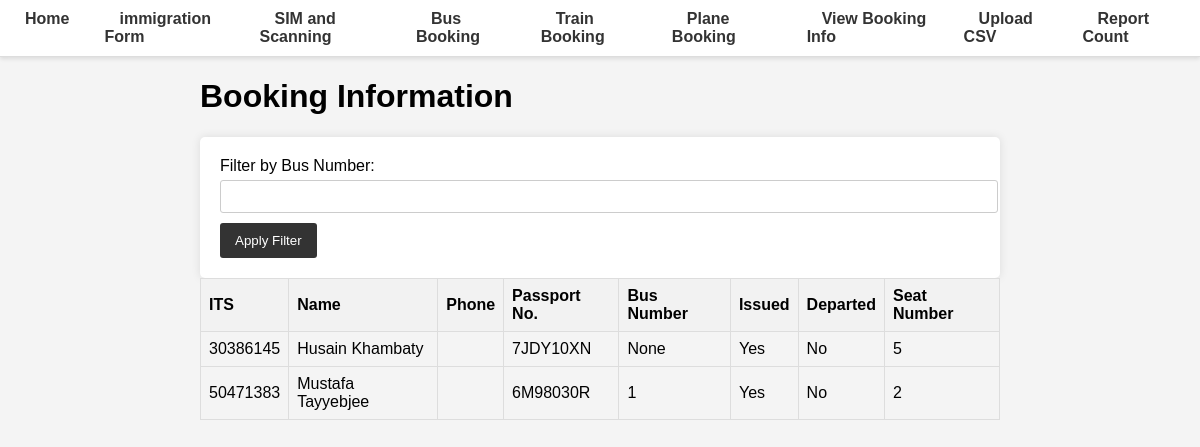
/view-booking-info/, run on an earlier commit of the app's database.
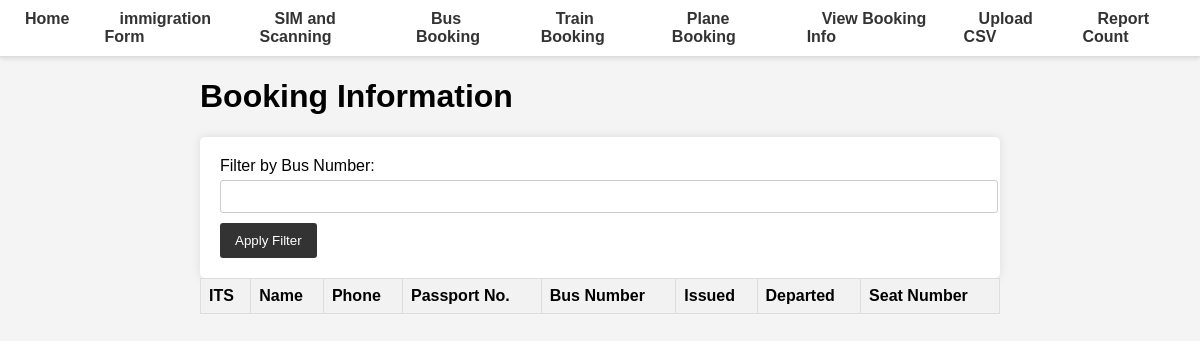
And on a later commit of the database.
### database.py (models this page shows, shortened)
class BookingInfo(Base):
    __tablename__ = "booking_info"
    Mode = Column(Integer, index=True)
    ITS = Column(Integer, ForeignKey('master.ITS'), primary_key=True, index=True)
    Issued = Column(Boolean)
    Departed = Column(Boolean)
    Self_Issued = Column(Boolean, default=False)
    seat_number = Column(Integer)
    bus_number = Column(Integer)
    train_id = Column(Integer, ForeignKey("train.id"), nullable=True)
    plane_id = Column(Integer, ForeignKey("plane.plane_id"), nullable=True)
    coach_number = Column(String)
    cabin_number = Column(String)

class Master(Base):
    __tablename__ = "master"
    ITS = Column(Integer, primary_key=True, index=True)
    first_name = Column(String)
    middle_name = Column(String)
    last_name = Column(String)
    DOB = Column(Date)
    passport_No = Column(String, unique=True)
    passport_Expiry = Column(Date)
    Visa_No = Column(String, unique=True)
    Mode_of_Transport = Column(String)
    phone = Column(String, nullable=True)
    arrived = Column(Boolean, default=False)
    timestamp = Column(DateTime, default=func.now())

### main.py (the view)
@app.get("/view-booking-info/", response_class=HTMLResponse)
async def view_booking_info(request: Request, bus_number: Optional[int] = Query(None), db: Session = Depends(get_db)):
    if bus_number:
        booking_info = db.query(BookingInfo, Master).join(Master).filter(BookingInfo.bus_number == bus_number).all()
    else:
        booking_info = db.query(BookingInfo, Master).join(Master).all()
    return templates.TemplateResponse("view_booking_info.html", {"request": request, "booking_info": booking_info})

### templates/view_booking_info.html
{% extends "base.html" %}
{% block content %}
<h1>Booking Information</h1>
<form method="get" action="/view-booking-info/">
    <label for="bus_number">Filter by Bus Number:</label>
    <input type="number" id="bus_number" name="bus_number">
    <button type="submit">Apply Filter</button>
</form>
<table>
    <thead>
        <tr>
            <th>ITS</th>
            <th>Name</th>
            <th>Phone</th>
            <th>Passport No.</th>
            <th>Bus Number</th>
            <th>Issued</th>
            <th>Departed</th>
            <th>Seat Number</th>
        </tr>
    </thead>
    <tbody>
        {% for booking, master in booking_info |sort(attribute='seat_number') %}
        <tr>
            <td>{{ booking.ITS }}</td>
            <td>{{ master.first_name }} {{ master.last_name }}</td>
            <td>{{ master.phone }}</td>
            <td>{{ master.passport_No }}</td>
            <td>{{ booking.bus_number }}</td>
            <td>{{ "Yes" if booking.Issued else "No" }}</td>
            <td>{{ "Yes" if booking.Departed else "No" }}</td>
            <td>{{ booking.seat_number }}</td>
        </tr>
        {% endfor %}
    </tbody>
</table>
{% endblock %}

### templates/base.html (shortened to what this page needs)
<!DOCTYPE html>
<html lang="en">
<head>
    <link rel="stylesheet" href="/static/styles.css">
</head>
<body>
    <nav>
        <ul>
            <li><a href="/">Home</a></li>
            <li class="dropdown">
                <a href="/master-form">immigration Form</a>
            </li>
            <li class="dropdown">
                <a href="/mark-as-arrived-form/">SIM and Scanning</a>
            </li>
            <li class="dropdown">
                <a href="/bus-booking/">Bus Booking</a>
            </li>
            <li class="dropdown">
                <a href="/train-booking-form/">Train Booking</a>
            </li>
            <li class="dropdown">
                <a href="/plane-booking-form/">Plane Booking</a>
            </li>
            <li class="dropdown">
                <a href="/view-booking-info/">View Booking Info</a>
            </li>
            <li class="dropdown">
                <a href="/upload-csv/">Upload CSV</a>
            </li>
            <li><a href="/view-count/">Report Count</a></li>
        </ul>
    </nav>
    <div class="container">
        {% block content %}{% endblock %}
    </div>
</body>
</html>

### static/styles.css (style rules this page uses)
body { font-family: Arial, sans-serif; margin: 0; padding: 0; background-color: #f4f4f4; }
nav { background-color: #fff; border-bottom: 1px solid #ddd; padding: 10px; display: flex; justify-content: center; box-shadow: 0 2px 4px rgba(0, 0, 0, 0.1); }
nav ul { list-style: none; margin: 0; padding: 0; display: flex; gap: 20px; }
nav ul li { display: inline; }
nav a { color: #333; text-decoration: none; font-weight: bold; padding: 10px 15px; border-radius: 3px; transition: background-color 0.3s, color 0.3s; }
.container { max-width: 800px; margin: 0 auto; }
form { background-color: #fff; padding: 20px; border-radius: 5px; box-shadow: 0 0 10px rgba(0, 0, 0, 0.1); }
form label { display: block; margin-bottom: 5px; }
form input, form select { width: 100%; padding: 8px; margin-bottom: 10px; border: 1px solid #ccc; border-radius: 3px; }
form button { background-color: #333; color: #fff; padding: 10px 15px; border: none; border-radius: 3px; cursor: pointer; transition: background-color 0.3s; }
table { width: 100%; border-collapse: collapse; margin-bottom: 20px; }
table, th, td { border: 1px solid #ddd; }
th, td { padding: 8px; text-align: left; }
th { background-color: #f2f2f2; }
.dropdown { display: inline-block; }

### templates/base.html (style rules this page uses)
.dropdown { position: relative; display: inline-block; }

What changed in the data, as far as the page shows it:
removed BookingInfo: ITS "30386145", first_name "Husain", last_name "Khambaty", passport_No "7JDY10XN", bus_number "None", Issued "Yes", Departed "No", seat_number "5"
removed BookingInfo: ITS "50471383", first_name "Mustafa", last_name "Tayyebjee", passport_No "6M98030R", bus_number "1", Issued "Yes", Departed "No", seat_number "2"
